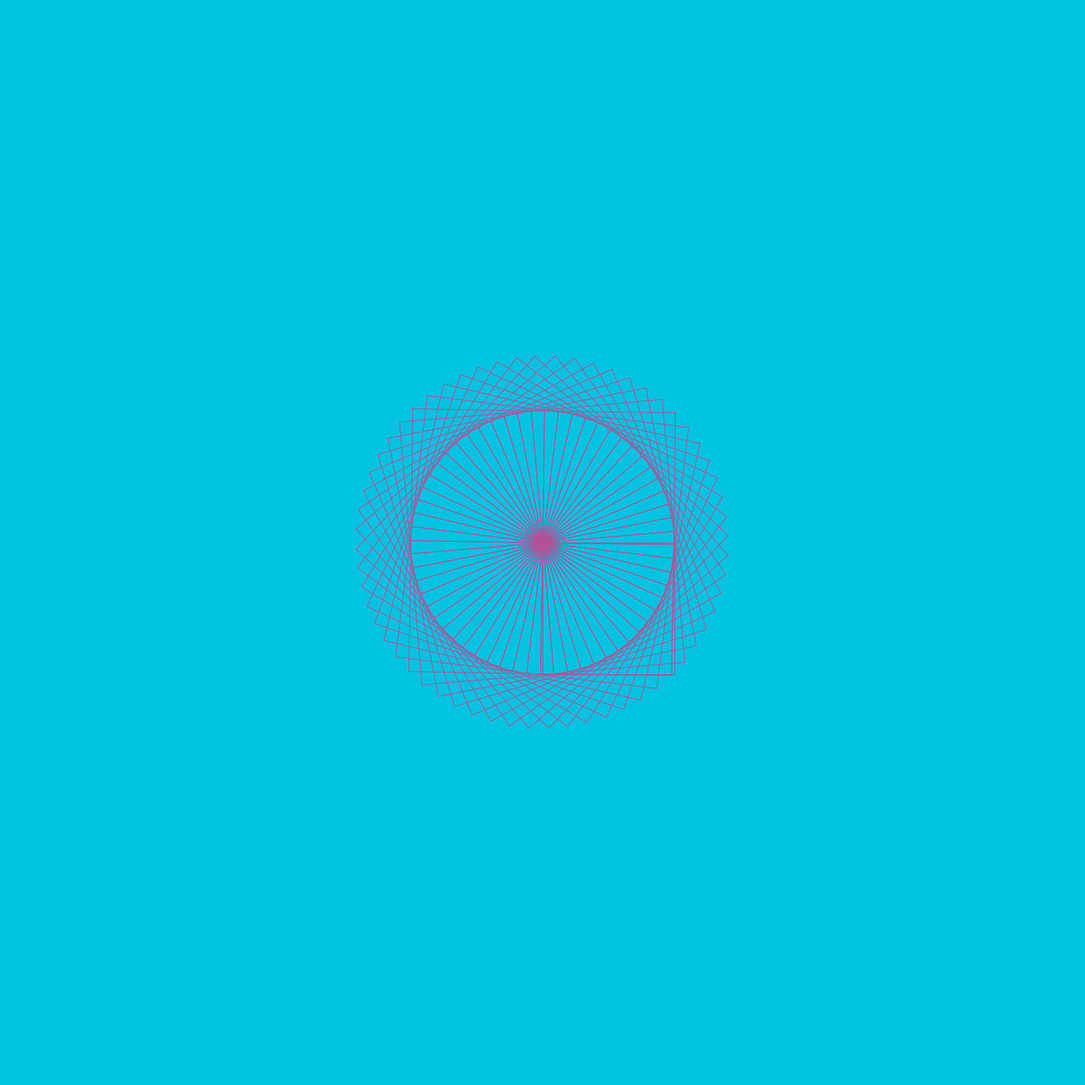
Frame 1 (no input)
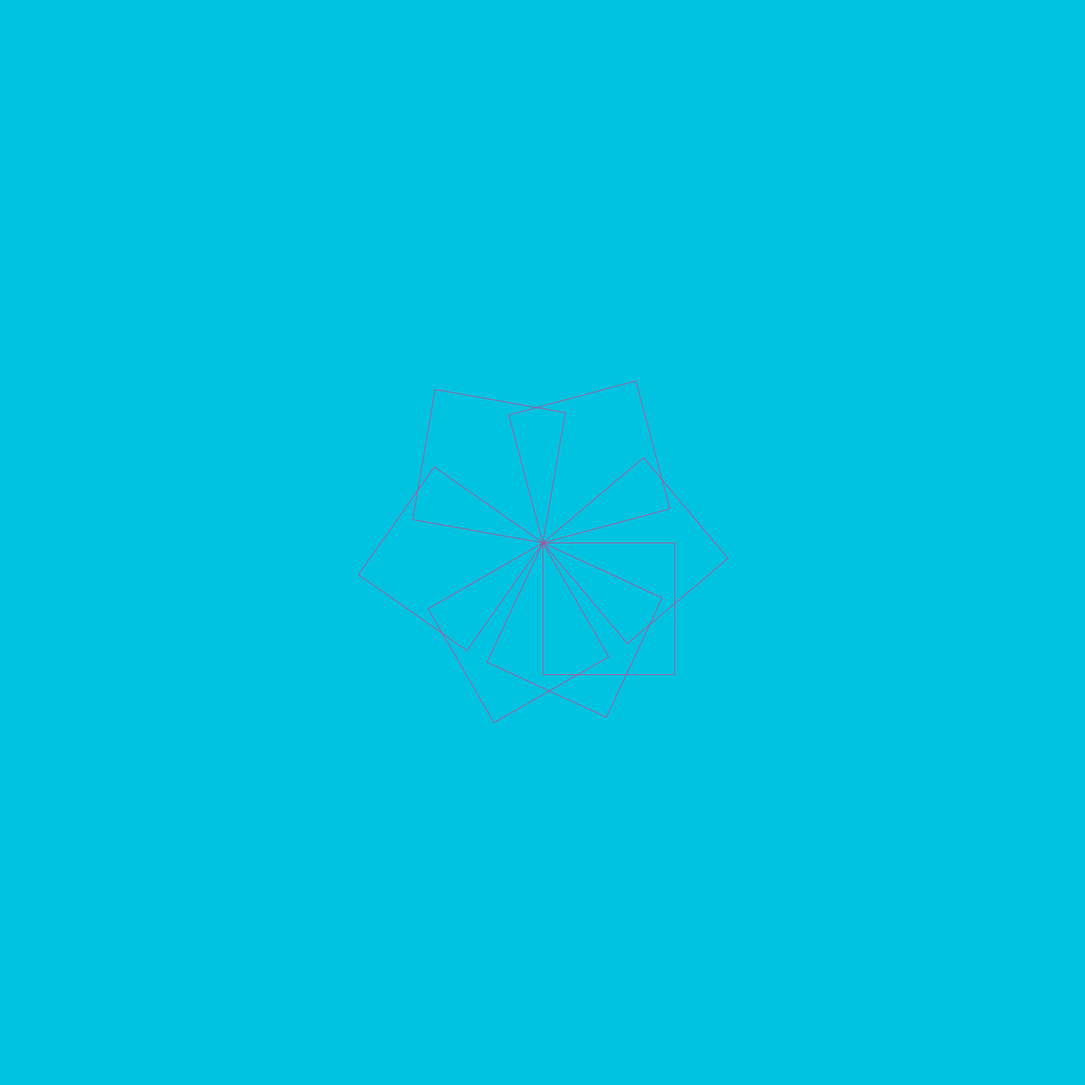
Frame 60 (the mouse pressed at the canvas centre just before this capture)
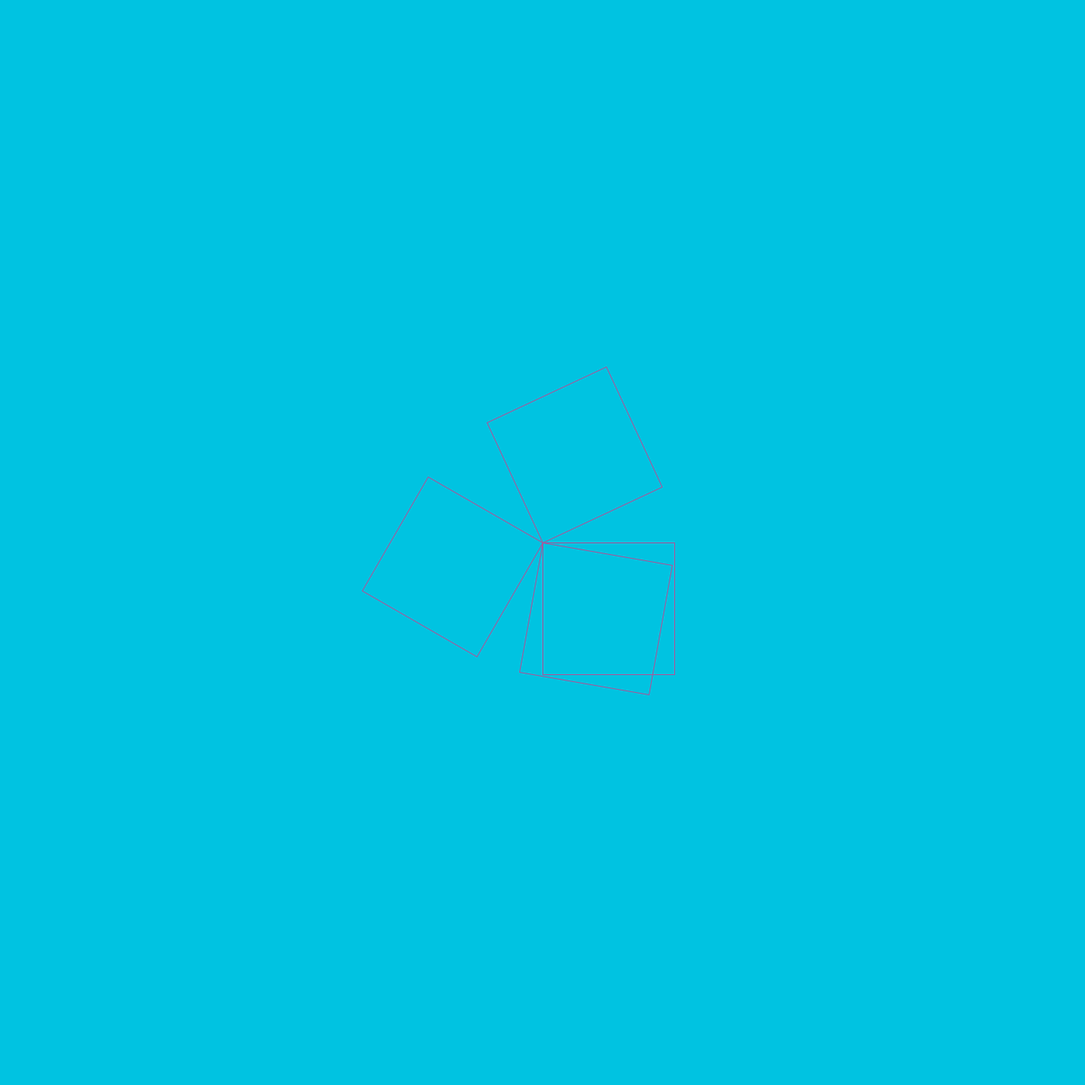
Frame 120 (the mouse held since frame 60 and released just before this capture)

The Processing sketch that drew these frames (run headless with seeded random() and noise(); from frame 60 on, the mouse is pressed at the canvas centre):

// Processing sketch: rotating_square_and_grid
// ── rotating_square_and_grid.pde

int m = 1;
int p = 1;

void drawgrid(int xwid, int ywid) {
  
  for(int x = 0; x<= width; x+=xwid){
    for(int y = 0; y <= height; y+=ywid) {
      line(x, 0, x, height);
      line(0, y, width, y);
    }
  }
}

void setup() {
   size(1400,1400); 
   background(0,195,235);
   
   stroke(210,210,210,100);
   drawgrid(12,12);

}

void draw(){  
  background(0,195,225);
  stroke(180,80,150);
  noFill();
    
  pushMatrix();
    translate(width/2, height/2); 
    rect(0, 0, 170, 170);
  popMatrix();
  
  for(int i = 0; i<=360; i+=5) {
    i = i + m;
    //print(m, " ");
    pushMatrix();
      translate(width/2, height/2);
      rotate(radians(i));
  
  //  // and draw the square at the origin
  //    //noFill();
      rect(0, 0, 170, 170);
  
  //    drawgrid(15,8);
  //    print(i);
    popMatrix();
  }
   
   if(abs(m) % 750 == 0) { 
     p= -1 * p; 
   } 
   
   print("m:", m, "  ", "  p:", p, "  ");
   m += (1*p); 
   
}
